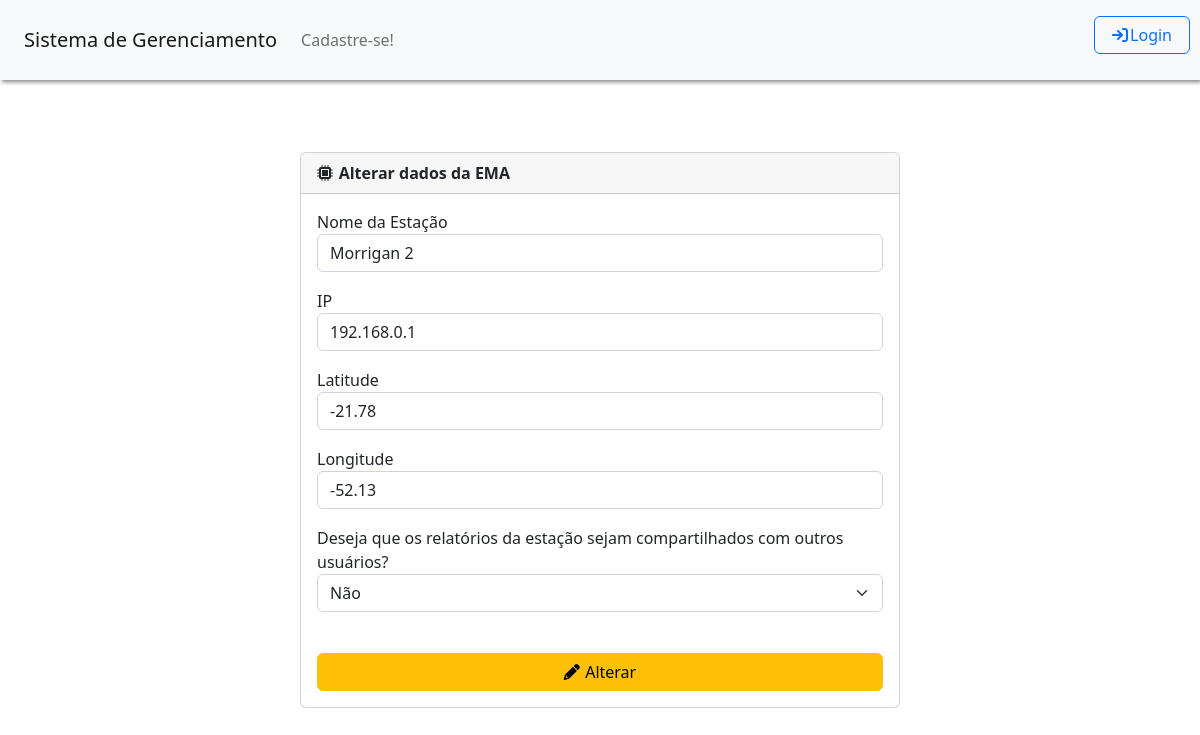
Page /Tela_Alterar_EMA.php?idema=2 on the earlier database version.
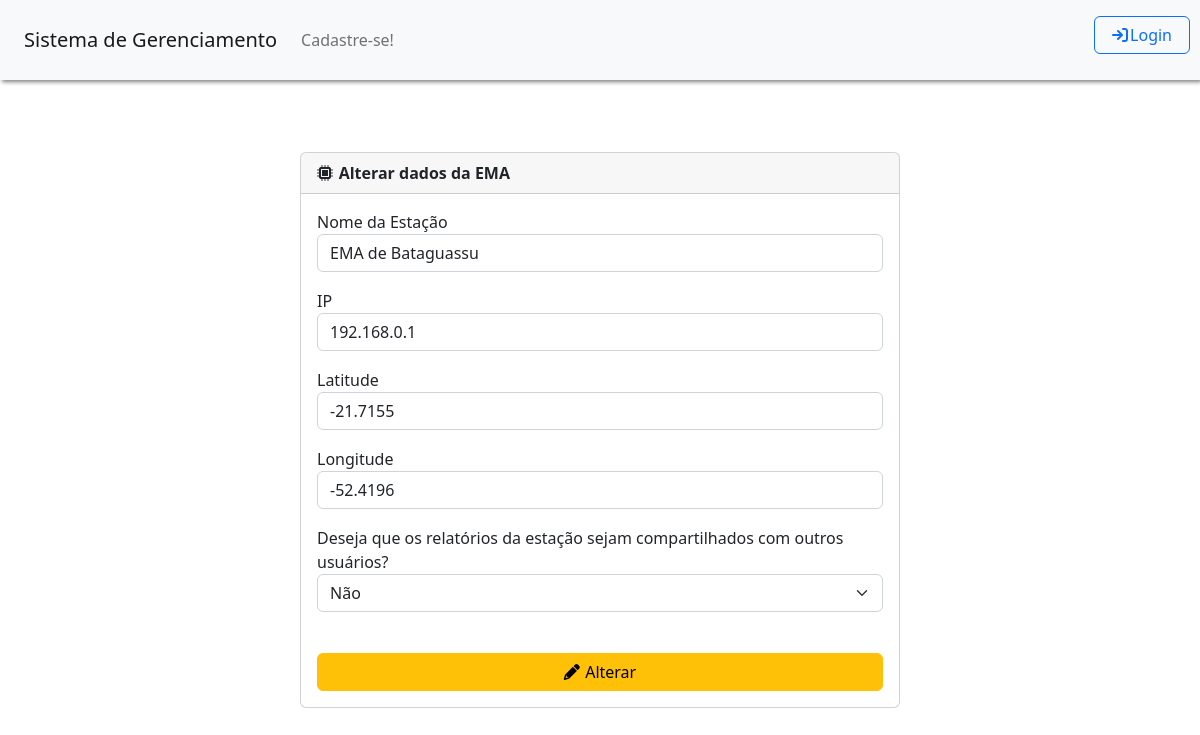
Same page on the later database version.
### tables this page shows
CREATE TABLE IF NOT EXISTS emas (
  idema INT NOT NULL AUTO_INCREMENT,
  nome VARCHAR(45) NOT NULL,
  ip VARCHAR(45) NOT NULL,
  publica INT NOT NULL,
  latitude VARCHAR(45) NOT NULL,
  longitude VARCHAR(45) NOT NULL,
  usuarios_idusuario INT NOT NULL,
  ativa INT NOT NULL,
  topico_kafka VARCHAR (45) NOT NULL,
   
  status_ema VARCHAR (10) NULL,
  carga_bateria FLOAT NULL, 
  uptime VARCHAR(50) NULL,
  diagnostico_nao_previsto JSON NULL,
  PRIMARY KEY (idema, usuarios_idusuario),
    FOREIGN KEY (usuarios_idusuario)
    REFERENCES usuarios (idusuario));

### controllers/controller_ema.php (called while the page is built, shortened)
<?php
function buscarEMAPorID($idema) {
    $conexao = conectarBanco();
    $idema = mysqli_real_escape_string($conexao, $idema);
    $query = "SELECT * FROM emas WHERE idema = '$idema'";
    $resultado = mysqli_query($conexao, $query);
    if ($resultado && mysqli_num_rows($resultado) > 0) {
        $ema = mysqli_fetch_assoc($resultado);
        return $ema;
    } else {
        return false;
    }
}
?>

### Tela_Alterar_EMA.php (the view, shortened to what this page needs)
<!DOCTYPE html>
<?php
require '../portalEMA/functions/geral.php';
require '../portalEMA/controllers/controller_ema.php';
?>
<html>
    <head>
        <link rel="stylesheet" type="text/css" href="./css/style.css">
        <link rel="stylesheet" href="https://cdnjs.cloudflare.com/ajax/libs/font-awesome/6.0.0-beta3/css/all.min.css">
        <link rel="stylesheet" type="text/css" href="https://cdn.jsdelivr.net/npm/bootstrap@5.2.3/dist/css/bootstrap.min.css">
        <link rel="stylesheet" href="https://unpkg.com/leaflet@1.7.1/dist/leaflet.css" />
    </head>
    <body>
        <?php
        $emaId = $_GET['idema'];
        $ema = buscarEMAPorId($emaId);
        echo '<div class="card col-6">';
        echo '<div class="card-header">';
        echo '<i style="padding-right: 1%;" class="fas fa-microchip"></i><b>Alterar dados da EMA</b>';
        echo '</div>';
        echo '<div class="card-body">';
        echo '<form method="POST" action="../portalEMA/controllers/controller_ema.php?idema='.$ema['idema'].'">';
        echo '<div class="form-row">';
        echo '<div class="form-group">';
        echo '<label>Nome da Estação</label>';
        echo '<input value="' . $ema['nome'] . '" name="nome" type="text" class="form-control" placeholder="Nome da Estação">';
        echo '<label>IP</label>';
        echo '<input value="' . $ema['ip'] . '" name="ip" type="text" class="form-control" placeholder="IP da Estação">         ';
        echo '<label>Latitude</label>';
        echo '<input value="' . $ema['latitude'] . '" name="latitude" type="text" class="form-control" placeholder="Latidude da posição da Estação">';
        echo '<label>Longitude</label>';
        echo '<input value="' . $ema['longitude'] . '" name="longitude" type="text" class="form-control" placeholder="Longitude da posição da Estação">';
        echo '<label>Deseja que os relatórios da estação sejam compartilhados com outros usuários?</label>';
        echo '<select name="publica" class="form-control form-select">';
        echo '<option value="0"' . ($ema['publica'] == 0 ? ' selected' : '') . '>Não</option>';
        echo '</select>';
        echo '</div>';
        echo '<br>';
        echo '<button name="btn-alterar-ema" style="width: 100%" class="btn btn-warning btn-block" type="submit"><i style="padding-right: 1%;" class="fas fa-pencil"></i>Alterar</button>';
        echo '</div>';
        echo '</form>';
        echo '</div>';
        echo '</div>';
        ?>
    </body>
</html>

Differences in the rows shown:
removed emas: nome "Morrigan 2", ip "192.168.0.1", latitude "-21.78", longitude "-52.13", publica "Não"
added emas: nome "EMA de Bataguassu", ip "192.168.0.1", latitude "-21.7155", longitude "-52.4196", publica "Não"
